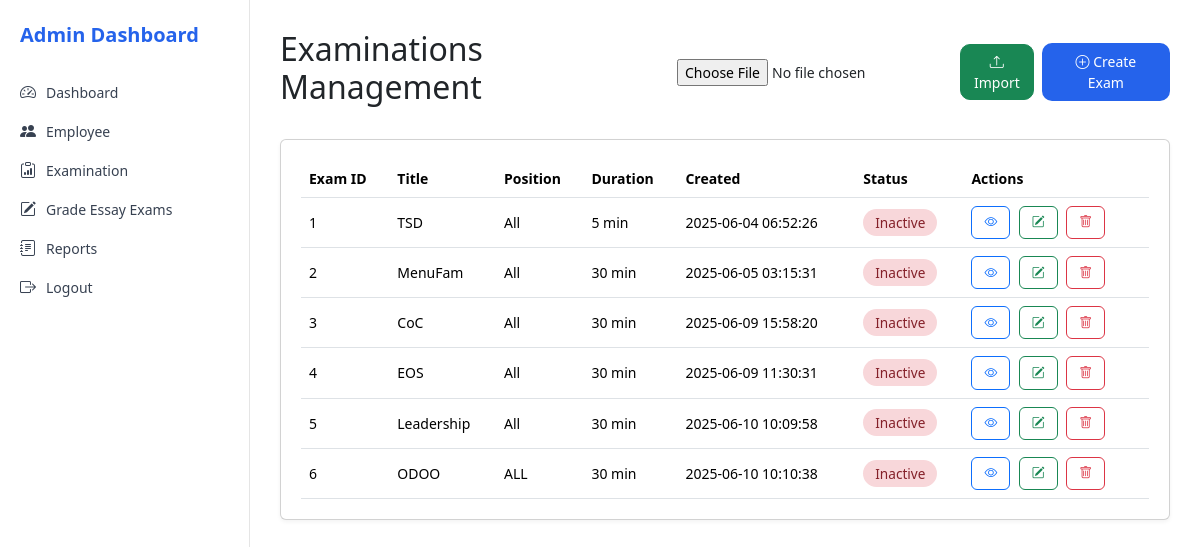
The app's page /admin/admin_examinations.php, older data.
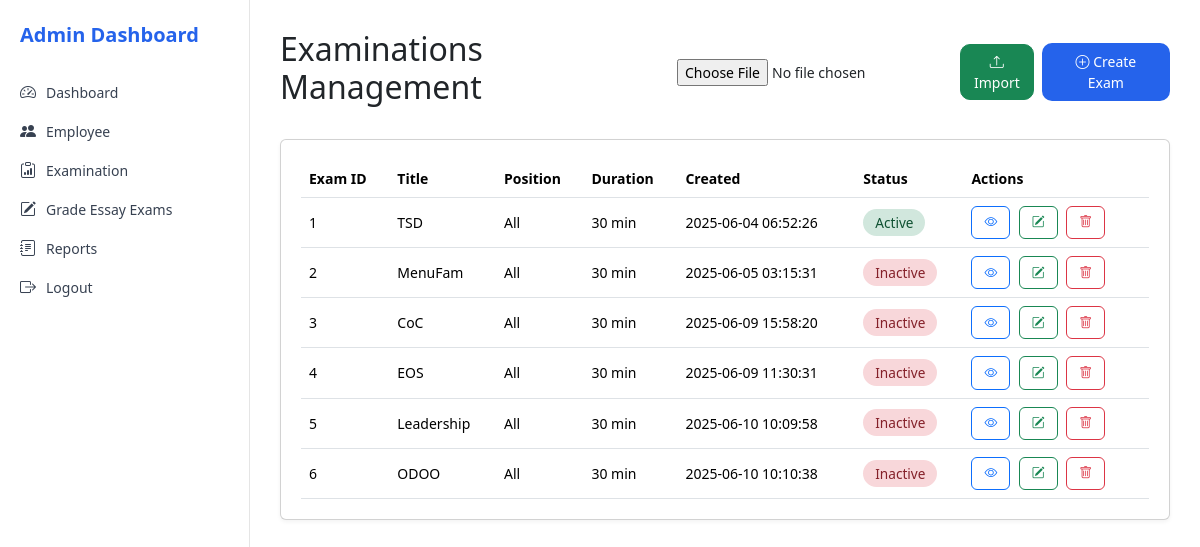
The same page, newer data.
### tables this page shows
CREATE TABLE `examinations` (
  `exam_id` int(10) UNSIGNED NOT NULL,
  `title` varchar(255) DEFAULT NULL,
  `position` varchar(100) DEFAULT NULL,
  `duration` int(11) DEFAULT NULL,
  `description` text DEFAULT NULL,
  `passing_score` int(11) DEFAULT NULL,
  `status` varchar(50) DEFAULT NULL,
  `created` datetime DEFAULT NULL
);

### admin/admin_examinations.php (the view, shortened to what this page needs)
<?php
$conn = new mysqli("localhost", "root", "", "ees");
$sql    = "SELECT * FROM examinations";
$result = $conn->query($sql);
?>
<!DOCTYPE html>
<html>
<head>
    <link href="https://cdn.jsdelivr.net/npm/bootstrap@5.3.3/dist/css/bootstrap.min.css" rel="stylesheet">
    <link href="https://cdn.jsdelivr.net/npm/bootstrap-icons@1.10.5/font/bootstrap-icons.css" rel="stylesheet">
</head>
<body>
<div class="d-flex">
    <?php include 'sidebar.php'; ?>
    <div class="main-content">
        <div class="d-flex justify-content-between align-items-center mb-4">
            <h2>Examinations Management</h2>
            <div class="d-flex align-items-center gap-2">
                <form action="import_exam.php" method="POST" enctype="multipart/form-data" class="d-flex align-items-center form-inline">
                    <input type="file" name="excel_file" required>
                    <button class="btn btn-success" id="btnImport" type="submit"><i class="bi bi-upload"></i> Import</button>
                </form>
                <a href="admin_createexam.php" class="btn" id="btnCreate"><i class="bi bi-plus-circle"></i> Create Exam</a>
            </div>
        </div>
        <div class="table-responsive card">
            <table class="table align-middle mb-0">
                <thead>
                    <tr>
                        <th>Exam ID</th>
                        <th>Title</th>
                        <th>Position</th>
                        <th>Duration</th>
                        <th>Created</th>
                        <th>Status</th>
                        <th>Actions</th>
                    </tr>
                </thead>
                <tbody>
                    <?php while ($row = $result->fetch_assoc()): ?>
                    <tr>
                        <td><?= $row['exam_id'] ?></td>
                        <td><?= htmlspecialchars($row['title']) ?></td>
                        <td><?= htmlspecialchars($row['position']) ?></td>
                        <td><?= $row['duration'] ?> min</td>
                        <td><?= $row['created'] ?></td>
                        <td>
                            <?php if (strtolower($row['status']) === 'active'): ?>
                                <span class="status-active"><?= htmlspecialchars($row['status']) ?></span>
                            <?php else: ?>
                                <span class="status-inactive"><?= htmlspecialchars($row['status']) ?></span>
                            <?php endif; ?>
                        </td>
                        <td class="action-btns">
                            <a href="admin_editexam.php?id=<?= $row['exam_id'] ?>" class="btn btn-outline-primary"><i class="bi bi-eye"></i></a>
                            <a href="admin_editquestion.php?id=<?= $row['exam_id'] ?>" class="btn btn-outline-success"><i class="bi bi-pencil-square"></i></a>
                            <a href="delete_exam.php?id=<?= $row['exam_id'] ?>" class="btn btn-outline-danger" onclick="return confirm('Are you sure?')"><i class="bi bi-trash"></i></a>
                        </td>
                    </tr>
                    <?php endwhile; ?>
                </tbody>
            </table>
        </div>
    </div>
</div>
</body>
</html>

Row changes from the older to the newer data that the page shows:
changed examinations "TSD": duration "5" → "30"; status "Inactive" → "Active"
changed examinations "ODOO": position "ALL" → "All"
